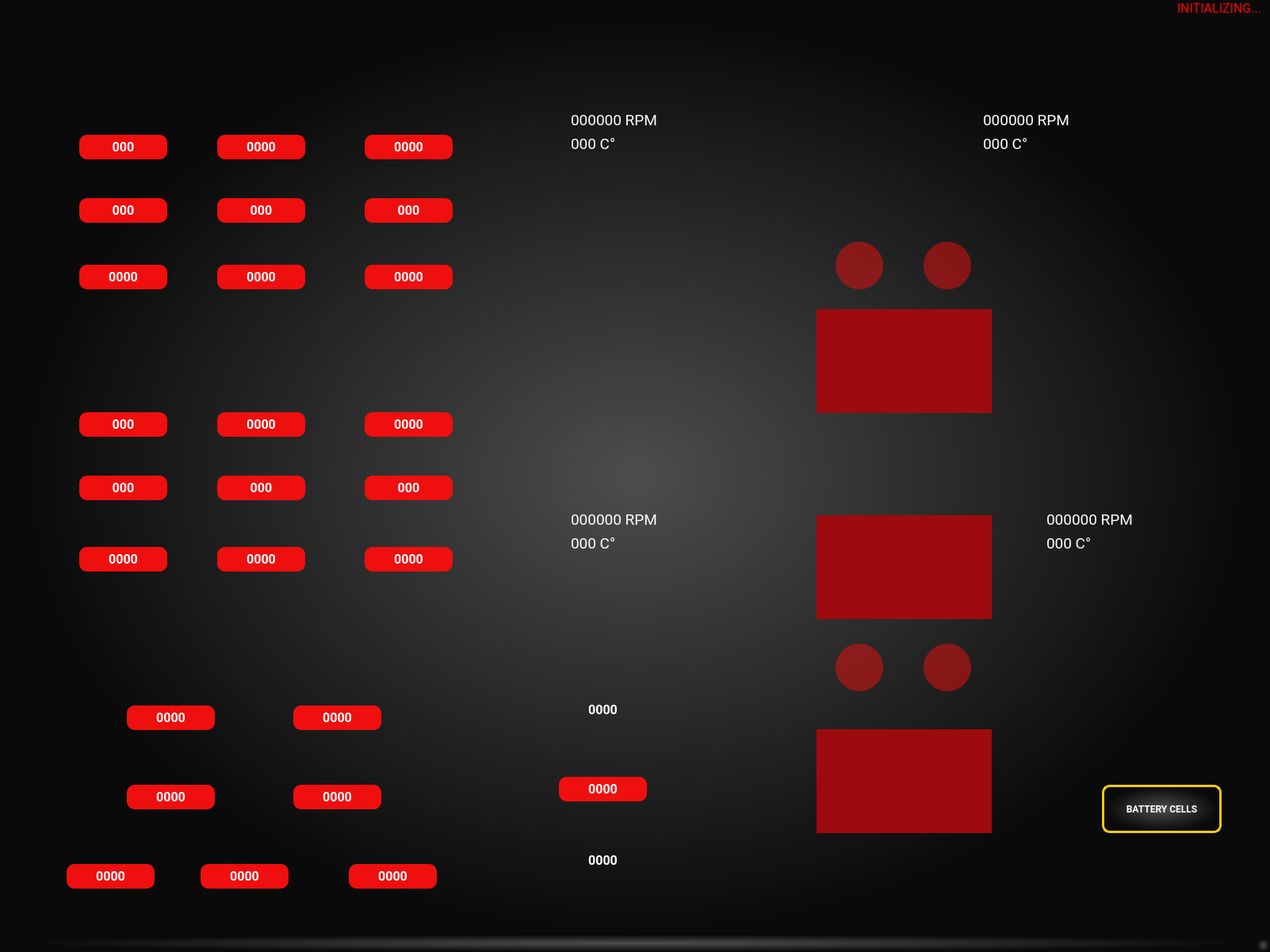
<?xml version="1.0" encoding="UTF-8"?>
<ui version="4.0">
 <class>MainWindow</class>
 <widget class="QMainWindow" name="MainWindow">
  <property name="enabled">
   <bool>true</bool>
  </property>
  <property name="geometry">
   <rect>
    <x>0</x>
    <y>0</y>
    <width>1602</width>
    <height>1201</height>
   </rect>
  </property>
  <property name="windowTitle">
   <string>MainWindow</string>
  </property>
  <property name="styleSheet">
   <string notr="true">background: qradialgradient(spread:pad, cx:0.5, cy:0.5, radius:0.5, fx:0.5, fy:0.5, stop:0 rgba(77, 77, 77, 255), stop:0.960199 rgba(10, 10, 10, 255))</string>
  </property>
  <property name="animated">
   <bool>false</bool>
  </property>
  <widget class="QWidget" name="centralwidget">
   <widget class="QLabel" name="errors_label">
    <property name="geometry">
     <rect>
      <x>650</x>
      <y>0</y>
      <width>941</width>
      <height>20</height>
     </rect>
    </property>
    <property name="font">
     <font>
      <family>Roboto</family>
      <pointsize>12</pointsize>
     </font>
    </property>
    <property name="styleSheet">
     <string notr="true">color: red; background: transparent;</string>
    </property>
    <property name="text">
     <string>INITIALIZING...</string>
    </property>
    <property name="alignment">
     <set>Qt::AlignRight|Qt::AlignTrailing|Qt::AlignVCenter</set>
    </property>
   </widget>
   <widget class="QLabel" name="screenImage">
    <property name="geometry">
     <rect>
      <x>0</x>
      <y>0</y>
      <width>1601</width>
      <height>1201</height>
     </rect>
    </property>
    <property name="text">
     <string/>
    </property>
    <property name="pixmap">
     <pixmap>screen2_image_15.png</pixmap>
    </property>
   </widget>
   <widget class="QLabel" name="FP_state">
    <property name="geometry">
     <rect>
      <x>100</x>
      <y>170</y>
      <width>111</width>
      <height>31</height>
     </rect>
    </property>
    <property name="font">
     <font>
      <family>Roboto</family>
      <pointsize>12</pointsize>
      <weight>75</weight>
      <bold>true</bold>
     </font>
    </property>
    <property name="styleSheet">
     <string notr="true">background: #ef0f0f;
border-radius: 10;
color: white;</string>
    </property>
    <property name="text">
     <string>000</string>
    </property>
    <property name="alignment">
     <set>Qt::AlignCenter</set>
    </property>
   </widget>
   <widget class="QLabel" name="FP_volt">
    <property name="geometry">
     <rect>
      <x>274</x>
      <y>170</y>
      <width>111</width>
      <height>31</height>
     </rect>
    </property>
    <property name="font">
     <font>
      <family>Roboto</family>
      <pointsize>12</pointsize>
      <weight>75</weight>
      <bold>true</bold>
     </font>
    </property>
    <property name="styleSheet">
     <string notr="true">background: #ef0f0f;
border-radius: 10;
color: white;</string>
    </property>
    <property name="text">
     <string>0000</string>
    </property>
    <property name="alignment">
     <set>Qt::AlignCenter</set>
    </property>
   </widget>
   <widget class="QLabel" name="FP_curr">
    <property name="geometry">
     <rect>
      <x>460</x>
      <y>170</y>
      <width>111</width>
      <height>31</height>
     </rect>
    </property>
    <property name="font">
     <font>
      <family>Roboto</family>
      <pointsize>12</pointsize>
      <weight>75</weight>
      <bold>true</bold>
     </font>
    </property>
    <property name="styleSheet">
     <string notr="true">background: #ef0f0f;
border-radius: 10;
color: white;</string>
    </property>
    <property name="text">
     <string>0000</string>
    </property>
    <property name="alignment">
     <set>Qt::AlignCenter</set>
    </property>
   </widget>
   <widget class="QLabel" name="FP_minCell">
    <property name="geometry">
     <rect>
      <x>274</x>
      <y>334</y>
      <width>111</width>
      <height>31</height>
     </rect>
    </property>
    <property name="font">
     <font>
      <family>Roboto</family>
      <pointsize>12</pointsize>
      <weight>75</weight>
      <bold>true</bold>
     </font>
    </property>
    <property name="styleSheet">
     <string notr="true">background: #ef0f0f;
border-radius: 10;
color: white;</string>
    </property>
    <property name="text">
     <string>0000</string>
    </property>
    <property name="alignment">
     <set>Qt::AlignCenter</set>
    </property>
   </widget>
   <widget class="QLabel" name="FP_maxCell">
    <property name="geometry">
     <rect>
      <x>460</x>
      <y>334</y>
      <width>111</width>
      <height>31</height>
     </rect>
    </property>
    <property name="font">
     <font>
      <family>Roboto</family>
      <pointsize>12</pointsize>
      <weight>75</weight>
      <bold>true</bold>
     </font>
    </property>
    <property name="styleSheet">
     <string notr="true">background: #ef0f0f;
border-radius: 10;
color: white;</string>
    </property>
    <property name="text">
     <string>0000</string>
    </property>
    <property name="alignment">
     <set>Qt::AlignCenter</set>
    </property>
   </widget>
   <widget class="QLabel" name="RP_volt">
    <property name="geometry">
     <rect>
      <x>274</x>
      <y>520</y>
      <width>111</width>
      <height>31</height>
     </rect>
    </property>
    <property name="font">
     <font>
      <family>Roboto</family>
      <pointsize>12</pointsize>
      <weight>75</weight>
      <bold>true</bold>
     </font>
    </property>
    <property name="styleSheet">
     <string notr="true">background: #ef0f0f;
border-radius: 10;
color: white;</string>
    </property>
    <property name="text">
     <string>0000</string>
    </property>
    <property name="alignment">
     <set>Qt::AlignCenter</set>
    </property>
   </widget>
   <widget class="QLabel" name="RP_curr">
    <property name="geometry">
     <rect>
      <x>460</x>
      <y>520</y>
      <width>111</width>
      <height>31</height>
     </rect>
    </property>
    <property name="font">
     <font>
      <family>Roboto</family>
      <pointsize>12</pointsize>
      <weight>75</weight>
      <bold>true</bold>
     </font>
    </property>
    <property name="styleSheet">
     <string notr="true">background: #ef0f0f;
border-radius: 10;
color: white;</string>
    </property>
    <property name="text">
     <string>0000</string>
    </property>
    <property name="alignment">
     <set>Qt::AlignCenter</set>
    </property>
   </widget>
   <widget class="QLabel" name="RP_maxCell">
    <property name="geometry">
     <rect>
      <x>460</x>
      <y>690</y>
      <width>111</width>
      <height>31</height>
     </rect>
    </property>
    <property name="font">
     <font>
      <family>Roboto</family>
      <pointsize>12</pointsize>
      <weight>75</weight>
      <bold>true</bold>
     </font>
    </property>
    <property name="styleSheet">
     <string notr="true">background: #ef0f0f;
border-radius: 10;
color: white;</string>
    </property>
    <property name="text">
     <string>0000</string>
    </property>
    <property name="alignment">
     <set>Qt::AlignCenter</set>
    </property>
   </widget>
   <widget class="QLabel" name="RP_minCell">
    <property name="geometry">
     <rect>
      <x>274</x>
      <y>690</y>
      <width>111</width>
      <height>31</height>
     </rect>
    </property>
    <property name="font">
     <font>
      <family>Roboto</family>
      <pointsize>12</pointsize>
      <weight>75</weight>
      <bold>true</bold>
     </font>
    </property>
    <property name="styleSheet">
     <string notr="true">background: #ef0f0f;
border-radius: 10;
color: white;</string>
    </property>
    <property name="text">
     <string>0000</string>
    </property>
    <property name="alignment">
     <set>Qt::AlignCenter</set>
    </property>
   </widget>
   <widget class="QLabel" name="RP_state">
    <property name="geometry">
     <rect>
      <x>100</x>
      <y>520</y>
      <width>111</width>
      <height>31</height>
     </rect>
    </property>
    <property name="font">
     <font>
      <family>Roboto</family>
      <pointsize>12</pointsize>
      <weight>75</weight>
      <bold>true</bold>
     </font>
    </property>
    <property name="styleSheet">
     <string notr="true">background: #ef0f0f;
border-radius: 10;
color: white;</string>
    </property>
    <property name="text">
     <string>000</string>
    </property>
    <property name="alignment">
     <set>Qt::AlignCenter</set>
    </property>
   </widget>
   <widget class="QLabel" name="brakes_pressure">
    <property name="geometry">
     <rect>
      <x>160</x>
      <y>890</y>
      <width>111</width>
      <height>31</height>
     </rect>
    </property>
    <property name="font">
     <font>
      <family>Roboto</family>
      <pointsize>12</pointsize>
      <weight>75</weight>
      <bold>true</bold>
     </font>
    </property>
    <property name="styleSheet">
     <string notr="true">background: #ef0f0f;
border-radius: 10;
color: white;</string>
    </property>
    <property name="text">
     <string>0000</string>
    </property>
    <property name="alignment">
     <set>Qt::AlignCenter</set>
    </property>
   </widget>
   <widget class="QLabel" name="tensioner_pressure">
    <property name="geometry">
     <rect>
      <x>370</x>
      <y>890</y>
      <width>111</width>
      <height>31</height>
     </rect>
    </property>
    <property name="font">
     <font>
      <family>Roboto</family>
      <pointsize>12</pointsize>
      <weight>75</weight>
      <bold>true</bold>
     </font>
    </property>
    <property name="styleSheet">
     <string notr="true">background: #ef0f0f;
border-radius: 10;
color: white;</string>
    </property>
    <property name="text">
     <string>0000</string>
    </property>
    <property name="alignment">
     <set>Qt::AlignCenter</set>
    </property>
   </widget>
   <widget class="QLabel" name="battery_actual">
    <property name="geometry">
     <rect>
      <x>705</x>
      <y>980</y>
      <width>111</width>
      <height>31</height>
     </rect>
    </property>
    <property name="font">
     <font>
      <family>Roboto</family>
      <pointsize>12</pointsize>
      <weight>75</weight>
      <bold>true</bold>
     </font>
    </property>
    <property name="styleSheet">
     <string notr="true">background: #ef0f0f;
border-radius: 10;
color: white;</string>
    </property>
    <property name="text">
     <string>0000</string>
    </property>
    <property name="alignment">
     <set>Qt::AlignCenter</set>
    </property>
   </widget>
   <widget class="QLabel" name="battery_min">
    <property name="geometry">
     <rect>
      <x>705</x>
      <y>1070</y>
      <width>111</width>
      <height>31</height>
     </rect>
    </property>
    <property name="font">
     <font>
      <family>Roboto</family>
      <pointsize>12</pointsize>
      <weight>75</weight>
      <bold>true</bold>
     </font>
    </property>
    <property name="styleSheet">
     <string notr="true">color: white; background: transparent;</string>
    </property>
    <property name="text">
     <string>0000</string>
    </property>
    <property name="alignment">
     <set>Qt::AlignCenter</set>
    </property>
   </widget>
   <widget class="QLabel" name="battery_max">
    <property name="geometry">
     <rect>
      <x>705</x>
      <y>880</y>
      <width>111</width>
      <height>31</height>
     </rect>
    </property>
    <property name="font">
     <font>
      <family>Roboto</family>
      <pointsize>12</pointsize>
      <weight>75</weight>
      <bold>true</bold>
     </font>
    </property>
    <property name="styleSheet">
     <string notr="true">color: white; background: transparent;</string>
    </property>
    <property name="text">
     <string>0000</string>
    </property>
    <property name="alignment">
     <set>Qt::AlignCenter</set>
    </property>
   </widget>
   <widget class="QLabel" name="RP_podSquare">
    <property name="geometry">
     <rect>
      <x>1030</x>
      <y>920</y>
      <width>221</width>
      <height>131</height>
     </rect>
    </property>
    <property name="styleSheet">
     <string notr="true">background: #9d0b0f;</string>
    </property>
    <property name="text">
     <string/>
    </property>
   </widget>
   <widget class="QLabel" name="MP_podSquare">
    <property name="geometry">
     <rect>
      <x>1030</x>
      <y>650</y>
      <width>221</width>
      <height>131</height>
     </rect>
    </property>
    <property name="styleSheet">
     <string notr="true">background: #9d0b0f;</string>
    </property>
    <property name="text">
     <string/>
    </property>
   </widget>
   <widget class="QLabel" name="FP_podSquare">
    <property name="geometry">
     <rect>
      <x>1030</x>
      <y>390</y>
      <width>221</width>
      <height>131</height>
     </rect>
    </property>
    <property name="styleSheet">
     <string notr="true">background: #9d0b0f;</string>
    </property>
    <property name="text">
     <string/>
    </property>
   </widget>
   <widget class="QLabel" name="TL_rpm">
    <property name="geometry">
     <rect>
      <x>720</x>
      <y>136</y>
      <width>191</width>
      <height>31</height>
     </rect>
    </property>
    <property name="font">
     <font>
      <family>Roboto</family>
      <pointsize>14</pointsize>
     </font>
    </property>
    <property name="styleSheet">
     <string notr="true">background: transparent; 
color: white;</string>
    </property>
    <property name="text">
     <string>000000 RPM</string>
    </property>
    <property name="alignment">
     <set>Qt::AlignLeading|Qt::AlignLeft|Qt::AlignVCenter</set>
    </property>
   </widget>
   <widget class="QLabel" name="BL_rpm">
    <property name="geometry">
     <rect>
      <x>720</x>
      <y>640</y>
      <width>191</width>
      <height>31</height>
     </rect>
    </property>
    <property name="font">
     <font>
      <family>Roboto</family>
      <pointsize>14</pointsize>
     </font>
    </property>
    <property name="styleSheet">
     <string notr="true">background: transparent; 
color: white;</string>
    </property>
    <property name="text">
     <string>000000 RPM</string>
    </property>
    <property name="alignment">
     <set>Qt::AlignLeading|Qt::AlignLeft|Qt::AlignVCenter</set>
    </property>
   </widget>
   <widget class="QLabel" name="TR_rpm">
    <property name="geometry">
     <rect>
      <x>1240</x>
      <y>136</y>
      <width>191</width>
      <height>31</height>
     </rect>
    </property>
    <property name="font">
     <font>
      <family>Roboto</family>
      <pointsize>14</pointsize>
     </font>
    </property>
    <property name="styleSheet">
     <string notr="true">background: transparent; 
color: white;</string>
    </property>
    <property name="text">
     <string>000000 RPM</string>
    </property>
    <property name="alignment">
     <set>Qt::AlignLeading|Qt::AlignLeft|Qt::AlignVCenter</set>
    </property>
   </widget>
   <widget class="QLabel" name="BR_rpm">
    <property name="geometry">
     <rect>
      <x>1320</x>
      <y>640</y>
      <width>191</width>
      <height>31</height>
     </rect>
    </property>
    <property name="font">
     <font>
      <family>Roboto</family>
      <pointsize>14</pointsize>
     </font>
    </property>
    <property name="styleSheet">
     <string notr="true">background: transparent; 
color: white;</string>
    </property>
    <property name="text">
     <string>000000 RPM</string>
    </property>
    <property name="alignment">
     <set>Qt::AlignLeading|Qt::AlignLeft|Qt::AlignVCenter</set>
    </property>
   </widget>
   <widget class="QLabel" name="TL_temp">
    <property name="geometry">
     <rect>
      <x>720</x>
      <y>166</y>
      <width>141</width>
      <height>31</height>
     </rect>
    </property>
    <property name="font">
     <font>
      <family>Roboto</family>
      <pointsize>14</pointsize>
     </font>
    </property>
    <property name="styleSheet">
     <string notr="true">background: transparent; 
color: white;</string>
    </property>
    <property name="text">
     <string>000 C°</string>
    </property>
    <property name="alignment">
     <set>Qt::AlignLeading|Qt::AlignLeft|Qt::AlignVCenter</set>
    </property>
   </widget>
   <widget class="QLabel" name="BL_temp">
    <property name="geometry">
     <rect>
      <x>720</x>
      <y>670</y>
      <width>191</width>
      <height>31</height>
     </rect>
    </property>
    <property name="font">
     <font>
      <family>Roboto</family>
      <pointsize>14</pointsize>
     </font>
    </property>
    <property name="styleSheet">
     <string notr="true">background: transparent; 
color: white;</string>
    </property>
    <property name="text">
     <string>000 C°</string>
    </property>
    <property name="alignment">
     <set>Qt::AlignLeading|Qt::AlignLeft|Qt::AlignVCenter</set>
    </property>
   </widget>
   <widget class="QLabel" name="TR_temp">
    <property name="geometry">
     <rect>
      <x>1240</x>
      <y>166</y>
      <width>191</width>
      <height>31</height>
     </rect>
    </property>
    <property name="font">
     <font>
      <family>Roboto</family>
      <pointsize>14</pointsize>
     </font>
    </property>
    <property name="styleSheet">
     <string notr="true">background: transparent; 
color: white;</string>
    </property>
    <property name="text">
     <string>000 C°</string>
    </property>
    <property name="alignment">
     <set>Qt::AlignLeading|Qt::AlignLeft|Qt::AlignVCenter</set>
    </property>
   </widget>
   <widget class="QLabel" name="BR_temp">
    <property name="geometry">
     <rect>
      <x>1320</x>
      <y>670</y>
      <width>191</width>
      <height>31</height>
     </rect>
    </property>
    <property name="font">
     <font>
      <family>Roboto</family>
      <pointsize>14</pointsize>
     </font>
    </property>
    <property name="styleSheet">
     <string notr="true">background: transparent; 
color: white;</string>
    </property>
    <property name="text">
     <string>000 C°</string>
    </property>
    <property name="alignment">
     <set>Qt::AlignLeading|Qt::AlignLeft|Qt::AlignVCenter</set>
    </property>
   </widget>
   <widget class="QLabel" name="TL_tempCircle">
    <property name="geometry">
     <rect>
      <x>1054</x>
      <y>305</y>
      <width>60</width>
      <height>60</height>
     </rect>
    </property>
    <property name="styleSheet">
     <string notr="true">background:rgba(239, 15, 15, 0.5);
border-radius: 30;</string>
    </property>
    <property name="text">
     <string/>
    </property>
   </widget>
   <widget class="QLabel" name="TR_tempCircle">
    <property name="geometry">
     <rect>
      <x>1165</x>
      <y>305</y>
      <width>60</width>
      <height>60</height>
     </rect>
    </property>
    <property name="styleSheet">
     <string notr="true">background:rgba(239, 15, 15, 0.5);
border-radius: 30;</string>
    </property>
    <property name="text">
     <string/>
    </property>
   </widget>
   <widget class="QLabel" name="BL_tempCircle">
    <property name="geometry">
     <rect>
      <x>1054</x>
      <y>812</y>
      <width>60</width>
      <height>60</height>
     </rect>
    </property>
    <property name="styleSheet">
     <string notr="true">background:rgba(239, 15, 15, 0.5);
border-radius: 30;</string>
    </property>
    <property name="text">
     <string/>
    </property>
   </widget>
   <widget class="QLabel" name="BR_tempCircle">
    <property name="geometry">
     <rect>
      <x>1165</x>
      <y>812</y>
      <width>60</width>
      <height>60</height>
     </rect>
    </property>
    <property name="styleSheet">
     <string notr="true">background:rgba(239, 15, 15, 0.5);
border-radius: 30;</string>
    </property>
    <property name="text">
     <string/>
    </property>
   </widget>
   <widget class="QLabel" name="Pod_clipArt">
    <property name="geometry">
     <rect>
      <x>700</x>
      <y>10</y>
      <width>931</width>
      <height>1181</height>
     </rect>
    </property>
    <property name="styleSheet">
     <string notr="true">background: none;</string>
    </property>
    <property name="midLineWidth">
     <number>0</number>
    </property>
    <property name="text">
     <string/>
    </property>
    <property name="pixmap">
     <pixmap>pod_topview_3.png</pixmap>
    </property>
   </widget>
   <widget class="QLabel" name="FP_lowTemp">
    <property name="geometry">
     <rect>
      <x>100</x>
      <y>250</y>
      <width>111</width>
      <height>31</height>
     </rect>
    </property>
    <property name="font">
     <font>
      <family>Roboto</family>
      <pointsize>12</pointsize>
      <weight>75</weight>
      <bold>true</bold>
     </font>
    </property>
    <property name="styleSheet">
     <string notr="true">background: #ef0f0f;
border-radius: 10;
color: white;</string>
    </property>
    <property name="text">
     <string>000</string>
    </property>
    <property name="alignment">
     <set>Qt::AlignCenter</set>
    </property>
   </widget>
   <widget class="QLabel" name="FP_avgTemp">
    <property name="geometry">
     <rect>
      <x>274</x>
      <y>250</y>
      <width>111</width>
      <height>31</height>
     </rect>
    </property>
    <property name="font">
     <font>
      <family>Roboto</family>
      <pointsize>12</pointsize>
      <weight>75</weight>
      <bold>true</bold>
     </font>
    </property>
    <property name="styleSheet">
     <string notr="true">background: #ef0f0f;
border-radius: 10;
color: white;</string>
    </property>
    <property name="text">
     <string>000</string>
    </property>
    <property name="alignment">
     <set>Qt::AlignCenter</set>
    </property>
   </widget>
   <widget class="QLabel" name="FP_highTemp">
    <property name="geometry">
     <rect>
      <x>460</x>
      <y>250</y>
      <width>111</width>
      <height>31</height>
     </rect>
    </property>
    <property name="font">
     <font>
      <family>Roboto</family>
      <pointsize>12</pointsize>
      <weight>75</weight>
      <bold>true</bold>
     </font>
    </property>
    <property name="styleSheet">
     <string notr="true">background: #ef0f0f;
border-radius: 10;
color: white;</string>
    </property>
    <property name="text">
     <string>000</string>
    </property>
    <property name="alignment">
     <set>Qt::AlignCenter</set>
    </property>
   </widget>
   <widget class="QLabel" name="RP_lowTemp">
    <property name="geometry">
     <rect>
      <x>100</x>
      <y>600</y>
      <width>111</width>
      <height>31</height>
     </rect>
    </property>
    <property name="font">
     <font>
      <family>Roboto</family>
      <pointsize>12</pointsize>
      <weight>75</weight>
      <bold>true</bold>
     </font>
    </property>
    <property name="styleSheet">
     <string notr="true">background: #ef0f0f;
border-radius: 10;
color: white;</string>
    </property>
    <property name="text">
     <string>000</string>
    </property>
    <property name="alignment">
     <set>Qt::AlignCenter</set>
    </property>
   </widget>
   <widget class="QLabel" name="RP_avgTemp">
    <property name="geometry">
     <rect>
      <x>274</x>
      <y>600</y>
      <width>111</width>
      <height>31</height>
     </rect>
    </property>
    <property name="font">
     <font>
      <family>Roboto</family>
      <pointsize>12</pointsize>
      <weight>75</weight>
      <bold>true</bold>
     </font>
    </property>
    <property name="styleSheet">
     <string notr="true">background: #ef0f0f;
border-radius: 10;
color: white;</string>
    </property>
    <property name="text">
     <string>000</string>
    </property>
    <property name="alignment">
     <set>Qt::AlignCenter</set>
    </property>
   </widget>
   <widget class="QLabel" name="RP_highTemp">
    <property name="geometry">
     <rect>
      <x>460</x>
      <y>600</y>
      <width>111</width>
      <height>31</height>
     </rect>
    </property>
    <property name="font">
     <font>
      <family>Roboto</family>
      <pointsize>12</pointsize>
      <weight>75</weight>
      <bold>true</bold>
     </font>
    </property>
    <property name="styleSheet">
     <string notr="true">background: #ef0f0f;
border-radius: 10;
color: white;</string>
    </property>
    <property name="text">
     <string>000</string>
    </property>
    <property name="alignment">
     <set>Qt::AlignCenter</set>
    </property>
   </widget>
   <widget class="QLabel" name="breaking_airTank">
    <property name="geometry">
     <rect>
      <x>160</x>
      <y>990</y>
      <width>111</width>
      <height>31</height>
     </rect>
    </property>
    <property name="font">
     <font>
      <family>Roboto</family>
      <pointsize>12</pointsize>
      <weight>75</weight>
      <bold>true</bold>
     </font>
    </property>
    <property name="styleSheet">
     <string notr="true">background: #ef0f0f;
border-radius: 10;
color: white;</string>
    </property>
    <property name="text">
     <string>0000</string>
    </property>
    <property name="alignment">
     <set>Qt::AlignCenter</set>
    </property>
   </widget>
   <widget class="QLabel" name="tensioner_airTank">
    <property name="geometry">
     <rect>
      <x>370</x>
      <y>990</y>
      <width>111</width>
      <height>31</height>
     </rect>
    </property>
    <property name="font">
     <font>
      <family>Roboto</family>
      <pointsize>12</pointsize>
      <weight>75</weight>
      <bold>true</bold>
     </font>
    </property>
    <property name="styleSheet">
     <string notr="true">background: #ef0f0f;
border-radius: 10;
color: white;</string>
    </property>
    <property name="text">
     <string>0000</string>
    </property>
    <property name="alignment">
     <set>Qt::AlignCenter</set>
    </property>
   </widget>
   <widget class="QLabel" name="solenoid">
    <property name="geometry">
     <rect>
      <x>84</x>
      <y>1090</y>
      <width>111</width>
      <height>31</height>
     </rect>
    </property>
    <property name="font">
     <font>
      <family>Roboto</family>
      <pointsize>12</pointsize>
      <weight>75</weight>
      <bold>true</bold>
     </font>
    </property>
    <property name="styleSheet">
     <string notr="true">background: #ef0f0f;
border-radius: 10;
color: white;</string>
    </property>
    <property name="text">
     <string>0000</string>
    </property>
    <property name="alignment">
     <set>Qt::AlignCenter</set>
    </property>
   </widget>
   <widget class="QLabel" name="front_tensioner">
    <property name="geometry">
     <rect>
      <x>253</x>
      <y>1090</y>
      <width>111</width>
      <height>31</height>
     </rect>
    </property>
    <property name="font">
     <font>
      <family>Roboto</family>
      <pointsize>12</pointsize>
      <weight>75</weight>
      <bold>true</bold>
     </font>
    </property>
    <property name="styleSheet">
     <string notr="true">background: #ef0f0f;
border-radius: 10;
color: white;</string>
    </property>
    <property name="text">
     <string>0000</string>
    </property>
    <property name="alignment">
     <set>Qt::AlignCenter</set>
    </property>
   </widget>
   <widget class="QLabel" name="rear_tensioner">
    <property name="geometry">
     <rect>
      <x>440</x>
      <y>1090</y>
      <width>111</width>
      <height>31</height>
     </rect>
    </property>
    <property name="font">
     <font>
      <family>Roboto</family>
      <pointsize>12</pointsize>
      <weight>75</weight>
      <bold>true</bold>
     </font>
    </property>
    <property name="styleSheet">
     <string notr="true">background: #ef0f0f;
border-radius: 10;
color: white;</string>
    </property>
    <property name="text">
     <string>0000</string>
    </property>
    <property name="alignment">
     <set>Qt::AlignCenter</set>
    </property>
   </widget>
   <widget class="QLabel" name="FP_isolater">
    <property name="geometry">
     <rect>
      <x>100</x>
      <y>334</y>
      <width>111</width>
      <height>31</height>
     </rect>
    </property>
    <property name="font">
     <font>
      <family>Roboto</family>
      <pointsize>12</pointsize>
      <weight>75</weight>
      <bold>true</bold>
     </font>
    </property>
    <property name="styleSheet">
     <string notr="true">background: #ef0f0f;
border-radius: 10;
color: white;</string>
    </property>
    <property name="text">
     <string>0000</string>
    </property>
    <property name="alignment">
     <set>Qt::AlignCenter</set>
    </property>
   </widget>
   <widget class="QLabel" name="RP_isolater">
    <property name="geometry">
     <rect>
      <x>100</x>
      <y>690</y>
      <width>111</width>
      <height>31</height>
     </rect>
    </property>
    <property name="font">
     <font>
      <family>Roboto</family>
      <pointsize>12</pointsize>
      <weight>75</weight>
      <bold>true</bold>
     </font>
    </property>
    <property name="styleSheet">
     <string notr="true">background: #ef0f0f;
border-radius: 10;
color: white;</string>
    </property>
    <property name="text">
     <string>0000</string>
    </property>
    <property name="alignment">
     <set>Qt::AlignCenter</set>
    </property>
   </widget>
   <widget class="QPushButton" name="moreCells_button">
    <property name="geometry">
     <rect>
      <x>1390</x>
      <y>990</y>
      <width>151</width>
      <height>61</height>
     </rect>
    </property>
    <property name="font">
     <font>
      <family>Roboto</family>
      <pointsize>9</pointsize>
      <weight>75</weight>
      <bold>true</bold>
     </font>
    </property>
    <property name="styleSheet">
     <string notr="true">color: white; border:3px solid #f3ca15;border-radius: 10;</string>
    </property>
    <property name="text">
     <string>BATTERY CELLS</string>
    </property>
   </widget>
   <zorder>screenImage</zorder>
   <zorder>MP_podSquare</zorder>
   <zorder>RP_podSquare</zorder>
   <zorder>FP_podSquare</zorder>
   <zorder>Pod_clipArt</zorder>
   <zorder>errors_label</zorder>
   <zorder>FP_state</zorder>
   <zorder>FP_volt</zorder>
   <zorder>FP_curr</zorder>
   <zorder>FP_minCell</zorder>
   <zorder>FP_maxCell</zorder>
   <zorder>RP_volt</zorder>
   <zorder>RP_curr</zorder>
   <zorder>RP_maxCell</zorder>
   <zorder>RP_minCell</zorder>
   <zorder>RP_state</zorder>
   <zorder>brakes_pressure</zorder>
   <zorder>tensioner_pressure</zorder>
   <zorder>battery_actual</zorder>
   <zorder>battery_min</zorder>
   <zorder>battery_max</zorder>
   <zorder>TL_rpm</zorder>
   <zorder>BL_rpm</zorder>
   <zorder>TR_rpm</zorder>
   <zorder>BR_rpm</zorder>
   <zorder>TL_temp</zorder>
   <zorder>BL_temp</zorder>
   <zorder>TR_temp</zorder>
   <zorder>BR_temp</zorder>
   <zorder>TL_tempCircle</zorder>
   <zorder>TR_tempCircle</zorder>
   <zorder>BL_tempCircle</zorder>
   <zorder>BR_tempCircle</zorder>
   <zorder>FP_lowTemp</zorder>
   <zorder>FP_avgTemp</zorder>
   <zorder>FP_highTemp</zorder>
   <zorder>RP_lowTemp</zorder>
   <zorder>RP_avgTemp</zorder>
   <zorder>RP_highTemp</zorder>
   <zorder>breaking_airTank</zorder>
   <zorder>tensioner_airTank</zorder>
   <zorder>solenoid</zorder>
   <zorder>front_tensioner</zorder>
   <zorder>rear_tensioner</zorder>
   <zorder>FP_isolater</zorder>
   <zorder>RP_isolater</zorder>
   <zorder>moreCells_button</zorder>
  </widget>
  <widget class="QMenuBar" name="menubar">
   <property name="geometry">
    <rect>
     <x>0</x>
     <y>0</y>
     <width>1602</width>
     <height>26</height>
    </rect>
   </property>
  </widget>
  <widget class="QStatusBar" name="statusbar"/>
 </widget>
 <resources/>
 <connections/>
</ui>
